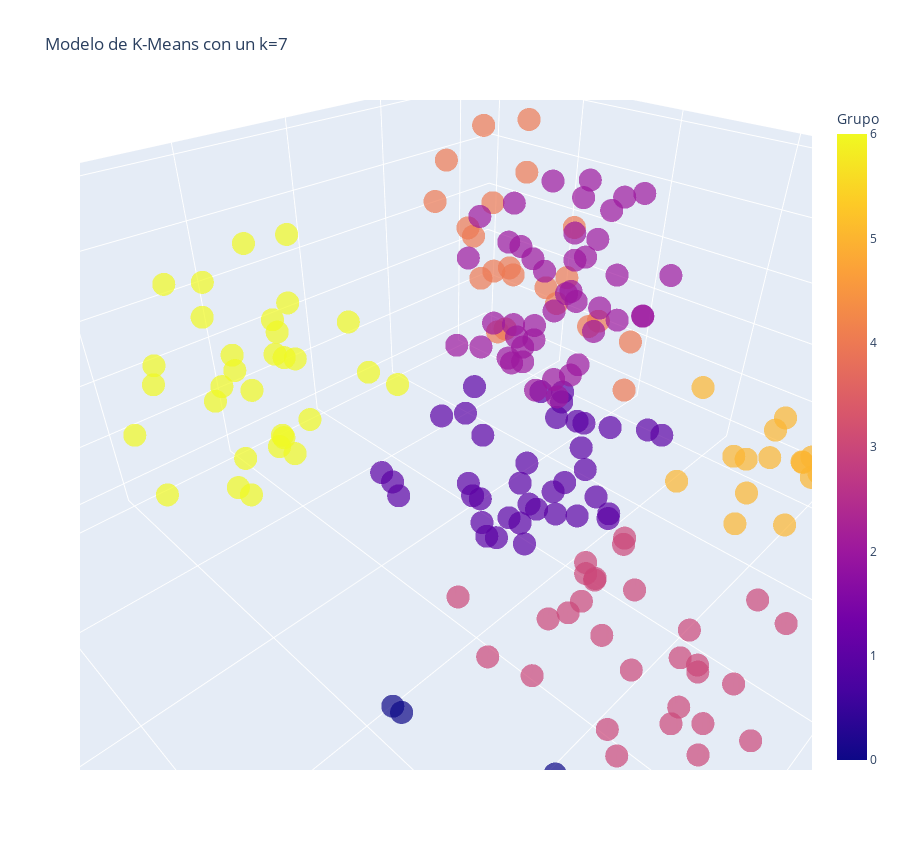

The cell this chart's notebook holds for it:
### Code cell
#Crear un modelo 3D de los datos agrupados 

Grafica_3D = px.scatter_3d(Datos, x='Annual Income (k$)', y='Spending Score (1-100)',z='Age', color='Grupo', symbol_map= {0: 'circle', 1: 'circle', 2:'circle', 3: 'circle', 4: 'circle', 5: 'circle', 6: 'circle'}, opacity=0.7, width=900, height=850, title=f'Modelo de K-Means con un k={7}', labels={'label': 'Cluster'}, color_discrete_map={})
Grafica_3D.update_layout(showlegend=False)

### Figure 1 — Plotly figure (JSON) as saved in the notebook; plotly's stock layout.template omitted (floating-point values rounded to 4 significant figures; data arrays with more than 128 entries replaced by an {"elided": "..."} marker saying what was removed)
{"data": [{"hovertemplate": "Annual Income (k$)=%{x}<br>Spending Score (1-100)=%{y}<br>Age=%{z}<br>Grupo=%{marker.color}<extra></extra>", "legendgroup": "", "marker": {"color": {"elided": "200 int values"}, "coloraxis": "coloraxis", "opacity": 0.7, "symbol": "circle"}, "mode": "markers", "name": "", "scene": "scene", "showlegend": false, "type": "scatter3d", "x": {"elided": "200 int values"}, "y": {"elided": "200 int values"}, "z": {"elided": "200 int values"}}], "layout": {"coloraxis": {"colorbar": {"title": {"text": "Grupo"}}, "colorscale": [[0, "#0d0887"], [0.1111, "#46039f"], [0.2222, "#7201a8"], [0.3333, "#9c179e"], [0.4444, "#bd3786"], [0.5556, "#d8576b"], [0.6667, "#ed7953"], [0.7778, "#fb9f3a"], [0.8889, "#fdca26"], [1, "#f0f921"]]}, "height": 850, "legend": {"tracegroupgap": 0}, "scene": {"aspectmode": "auto", "aspectratio": {"x": 1.429, "y": 1.148, "z": 0.6093}, "camera": {"center": {"x": 0, "y": 0, "z": 0}, "eye": {"x": 0.6681, "y": 0.6681, "z": 0.6681}, "projection": {"type": "perspective"}, "up": {"x": 0, "y": 0, "z": 1}}, "domain": {"x": [0, 1], "y": [0, 1]}, "xaxis": {"title": {"text": "Annual Income (k$)"}, "type": "linear"}, "yaxis": {"title": {"text": "Spending Score (1-100)"}, "type": "linear"}, "zaxis": {"title": {"text": "Age"}, "type": "linear"}}, "showlegend": false, "title": {"text": "Modelo de K-Means con un k=7"}, "width": 900}}
